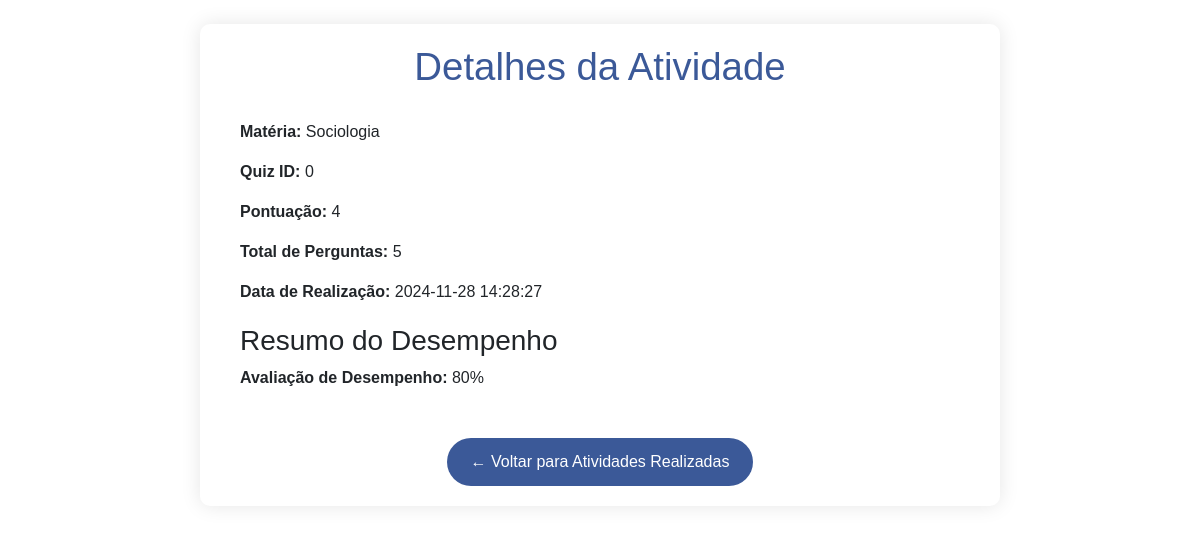
The app's page /detalhesatividade.php?id=35 with its own data.
### tables this page shows
CREATE TABLE `atividade` (
  `id_usuario` int(11) NOT NULL,
  `data_realizacao` datetime NOT NULL,
  `pontuacao` int(11) NOT NULL,
  `respostas` longtext NOT NULL CHECK (json_valid(`respostas`)),
  `id_quiz` int(11) NOT NULL,
  `id_atividade` int(11) NOT NULL,
  `total_perguntas` int(11) NOT NULL,
  `materia` varchar(255) NOT NULL,
  `perguntas` varchar(255) NOT NULL
);

### detalhesatividade.php (the view, shortened to what this page needs)
<?php
$pdo = new PDO('mysql:host=localhost;dbname=quiz', 'root', '');
$id_atividade = $_GET['id'];
$sql = "SELECT * FROM atividade WHERE id_atividade = :id_atividade";
$stmt = $pdo->prepare($sql);
$stmt->bindParam(':id_atividade', $id_atividade);
$stmt->execute();
$atividade = $stmt->fetch(PDO::FETCH_ASSOC);
$materia = $atividade['materia'];
?>
<!DOCTYPE html>
<html lang="pt-BR">
<head>
    <link href="https://cdn.jsdelivr.net/npm/bootstrap@5.3.0-alpha1/dist/css/bootstrap.min.css" rel="stylesheet">
</head>
<body>
    <div class="container mt-4">
        <h1>Detalhes da Atividade</h1>
        <div class="details-info">
            <p><strong>Matéria:</strong> <?php echo htmlspecialchars($materia); ?></p>
            <p><strong>Quiz ID:</strong> <?php echo htmlspecialchars($atividade['id_quiz']); ?></p>
            <p><strong>Pontuação:</strong> <?php echo htmlspecialchars($atividade['pontuacao']); ?></p>
            <p><strong>Total de Perguntas:</strong> <?php echo htmlspecialchars($atividade['total_perguntas']); ?></p>
            <p><strong>Data de Realização:</strong> <?php echo htmlspecialchars($atividade['data_realizacao']); ?></p>
        </div>
        <h3>Resumo do Desempenho</h3>
        <p><strong>Avaliação de Desempenho:</strong> <?php echo ($atividade['pontuacao'] / $atividade['total_perguntas']) * 100; ?>%</p>
        <div class="text-center mt-5">
            <a href="atividaderealizada.php" class="btn-back">← Voltar para Atividades Realizadas</a>
        </div>
    </div>
</body>
</html>

### detalhesatividade.php (style rules this page uses)
body { background: linear-gradient(to bottom right, #f0f0f0, #ffffff); font-family: Arial, sans-serif; background-image: url('https://www.transparenttextures.com/patterns/wood-pattern.png'); background-size: cover; background-attachment: fixed; }
.container { background-color: #fff; border-radius: 10px; padding: 20px 40px; box-shadow: 0px 0px 20px rgba(0, 0, 0, 0.1); max-width: 800px; margin-top: 40px; }
h1 { font-size: 2.4em; color: #3b5998; text-align: center; margin-bottom: 30px; }
.details-info { margin-bottom: 20px; }
.btn-back { display: inline-block; padding: 12px 24px; background-color: #3b5998; color: #fff; text-decoration: none; border-radius: 30px; transition: all 0.3s ease; }

### records on screen
atividade: materia "Sociologia", id_quiz "0", pontuacao "4", total_perguntas "5", data_realizacao "2024-11-28 14:28:27", ($atividade['pontuacao'] / $atividade['total_perguntas']) * 100 "80"
